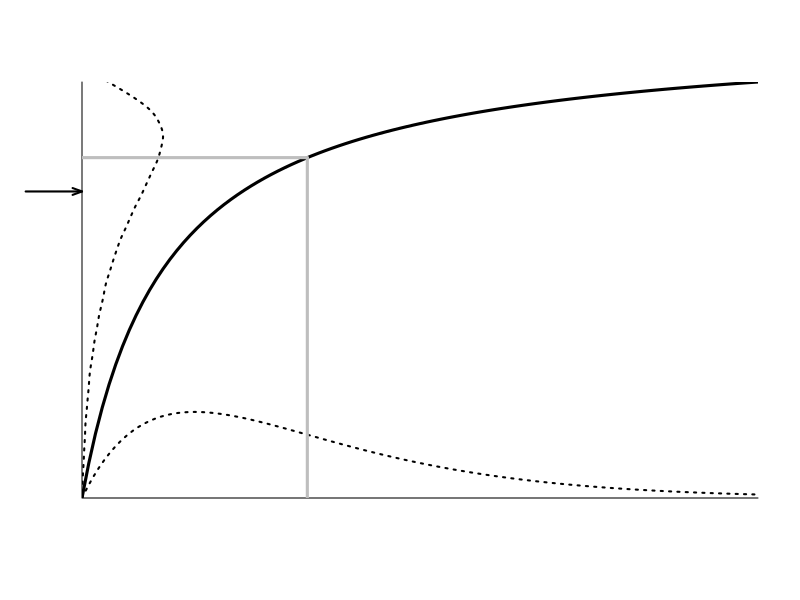

Write R code to recreate this figure.

a <- 1
b <- 0.15

ag <- 2
bg <- 5

curve(a*x/(b+x), xaxt = 'n', yaxt = 'n', xlab = "", ylab = "", lwd=3, bty = "l", xlim = c(0,1.2), xaxs = "i", yaxs = "i")
#abline(.2,1, lwd = 3, col = 2)
lines(seq(from=0,to=1.5,by=0.01), dgamma(seq(from=0,to=1.5,by=0.01),ag,bg)*0.1, lty=3, lwd=2)
#lines(rep(0.05,4),seq(0,0.3, length.out = 4), lty = 2, lwd=2)
#lines(rep(1,4),seq(0,0.9, length.out = 4), lty = 2, lwd=2)
#lines(seq(0.05,1, length.out = 5), 0.25+seq(0.1,1, length.out = 5)*.65, lty=2, lwd=2)
lines(rep(ag/bg, 4),seq(0, a*(ag/bg)/(b+(ag/bg)), length.out = 4), col="grey", lwd=3)
lines(seq(0, ag/bg, length.out = 4), rep(a*(ag/bg)/(b+(ag/bg)), 4), col="grey", lwd=3)

xs <- rgamma(100000, ag,bg)
ys <- a*xs/(b+xs)
aca = density(ys)
lines(aca$y *0.05, aca$x, lwd=2, lty=3)
arrows(-0.1, mean(ys), 0, mean(ys), angle=20, length=0.1, xpd = TRUE, lwd=2)


